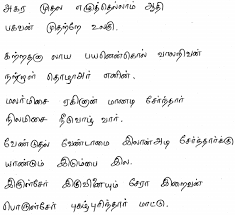
#> input picture 10.png, 235 x 215 px, found by its file name
$ python fusion2.py
#> lines starting #> are read from the running program, lines starting #| are printed output that depends on the picture
from PIL import Image
import numpy as np
import codecs
import pytesseract
import cv2
#upscaling
casemod_path="casemod/casemod3.png"
im = Image.open("images/10.png")
#> im is the input picture: PIL image 235x215 P; min 0, max 255, mean 242.4
im.save(casemod_path, dpi=(300,300))
##############################
#grayscaling
image = cv2.imread(casemod_path)
gray = cv2.cvtColor(image, cv2.COLOR_BGR2GRAY)
cv2.imwrite(casemod_path,gray)
################################
#thresholding(adaptive_gaus)
image1 = cv2.imread(casemod_path)
img = cv2.cvtColor(image1, cv2.COLOR_BGR2GRAY)
thresh1 = cv2.adaptiveThreshold(img, 255, cv2.ADAPTIVE_THRESH_MEAN_C,
                                          cv2.THRESH_BINARY, 199, 5)
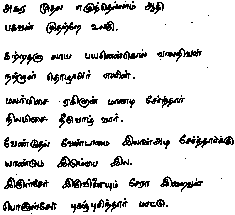
#> thresh1: shape (215, 235); 88% white; black in thin lines or dots

#thresh2 = cv2.adaptiveThreshold(img, 255, cv2.ADAPTIVE_THRESH_GAUSSIAN_C,
#                                         cv2.THRESH_BINARY, 199, 5)
#cv2.imshow('Adaptive Mean', thresh1)
#cv2.imshow('Adaptive Gaussian', thresh2)
cv2.imwrite(casemod_path,thresh1)
if cv2.waitKey(0) & 0xff == 27:
#> (key Esc is pressed here)
    cv2.destroyAllWindows()
################################################################
    ################################################
#OCR part
def ocr_core(img):
#> (the run stopped early here; a loop or call above may not have finished)
